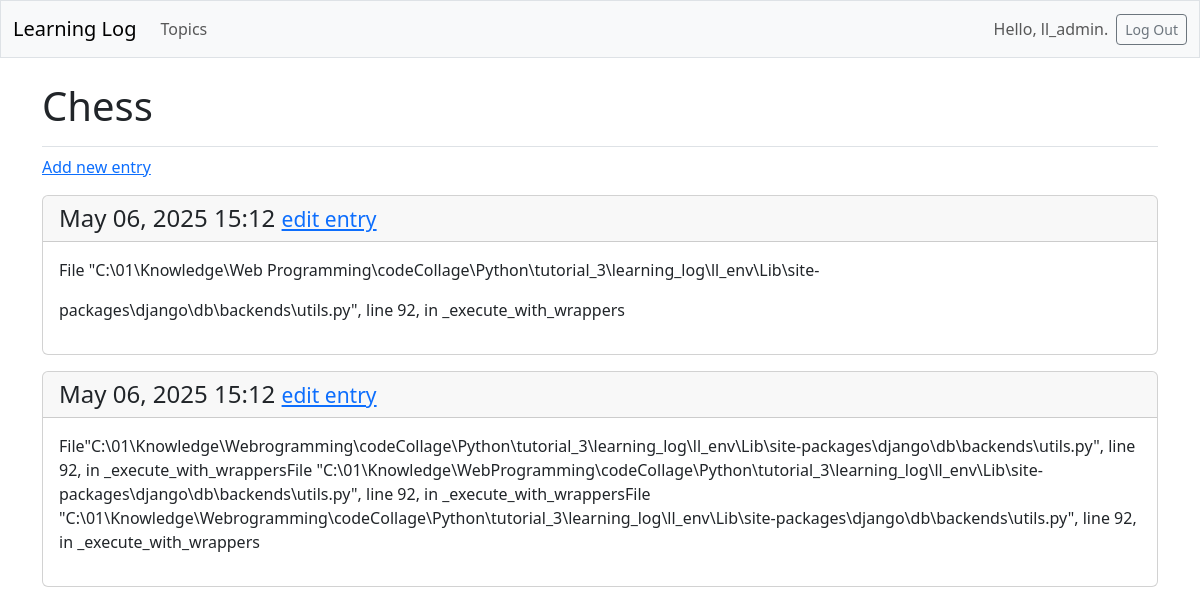
The page /topics/1/ (signed in) on the database its author committed.
### learning_logs/models.py (models this page shows, shortened)
class Topic(models.Model):
    text = models.CharField(max_length=200)
    date_added = models.DateTimeField(auto_now_add=True)
    owner = models.ForeignKey(User, on_delete=models.CASCADE)

class Entry(models.Model):
    topic = models.ForeignKey(Topic, on_delete=models.CASCADE)
    text = models.TextField()
    date_added = models.DateTimeField(auto_now_add=True)
    class Meta:
        verbose_name_plural = 'entries'

### learning_logs/views.py (the view)
# urls.py: path('topics/<int:topic_id>/', views.topic, name='topic'),
@login_required
def topic(request, topic_id):
    topic = Topic.objects.get(id=topic_id)
    if topic.owner != request.user:
        raise Http404
    entries = topic.entry_set.order_by('-date_added')
    context = {'topic': topic, 'entries': entries}
    return render(request, 'learning_logs/topic.html', context)

### learning_logs/templates/learning_logs/topic.html
{% extends 'learning_logs/base.html' %}
{% block page_header %}
    <h1>{{ topic.text }}</h1>
{% endblock page_header %}
{% block content %}
    <p>
        <a href="{% url 'learning_logs:new_entry' topic.id %}">Add new entry</a>
    </p>
    {% for entry in entries %}
        <div class="card mb-3">
            <h4 class="card-header">
                {{ entry.date_added|date:'M d, Y H:i' }}
                <small>
                    <a href="{% url 'learning_logs:edit_entry' entry.id %}"> edit entry</a>
                </small>
            </h4>
            <div class="card-body">{{ entry.text|linebreaks }}</div>
        </div>
    {% empty %}
        <p>There are no entries for this topic yet.</p>
    {% endfor %}
{% endblock content %}

### learning_logs/templates/learning_logs/base.html (shortened to what this page needs)
<!doctype html>
<html lang="en">
<head>
    {% load django_bootstrap5 %}
    {% bootstrap_css %}
</head>
<body>
    <nav class="navbar navbar-expand-md navbar-light bg-light mb-4 border">
        <div class="container-fluid">
            <a class="navbar-brand" href="{% url 'learning_logs:index' %}">Learning Log</a>
            <div class="collapse navbar-collapse" id="navbarCollapse">
                <ul class="navbar-nav me-auto mb-2 mb-md-0">
                    <li class="nav-item">
                        <a class="nav-link" href="{% url 'learning_logs:topics' %}">Topics</a>
                    </li>
                </ul>
                <ul class="navbar-nav ms-auto mb-2 mb-md-0">
                    {% if user.is_authenticated %}
                        <li class="nav-item">
                            <span class="navbar-text me-2">Hello, {{ user.username }}.</span>
                        </li>
                    {% endif %}
                </ul>
                {% if user.is_authenticated %}
                    <form action="{% url 'accounts:logout' %}" method='post'>
                        <button name='submit' class='btn btn-outline-secondary btn-sm'>Log Out</button>
                    </form>
                {% endif %}
            </div>
        </div>
    </nav>
    <main class="container">
        <div class="pb-2 mb-2 border-bottom">
            {% block page_header %}{% endblock page_header %}
        </div>
        <div>
            {% block content %}{% endblock content %}
        </div>
    </main>
</body>
</html>

### rows shown on the page
Topic: text "Chess"
Entry: date_added "May 06, 2025 15:12", text "File \"C:\\01\\Knowledge\\Web Programming\\codeCollage\\Python\\tutorial_3\\learning_log\\ll_env\\Lib\\site- packages\\django\\db\\backends\\utils.py\", line 92, in _execute_with_wrappers"
Entry: date_added "May 06, 2025 15:12", text "File\"C:\\01\\Knowledge\\Webrogramming\\codeCollage\\Python\\tutorial_3\\learning_log\\ll_env\\Lib\\site-packages\\django\\db\\backends\\utils.py\", line 92, in _execute_with_wrappersFile \"C:\\01\\Knowledge\\WebProgramming\\codeCollage\\Python\\tutorial_3\\learning_log\\ll_env\\Lib\\site-packages\\django\\db\\backends\\utils.py\", line 92, in _execute_with_wrappersFile \"C:\\01\\Knowledge\\Webrogramming\\codeCollage\\Python\\tutorial_3\\learning_log\\ll_env\\Lib\\site-packages\\django\\db\\backends\\utils.py\", line 92, in _execute_with_wrappers"

### other values the page prints
{{ user.username }} "ll_admin"
